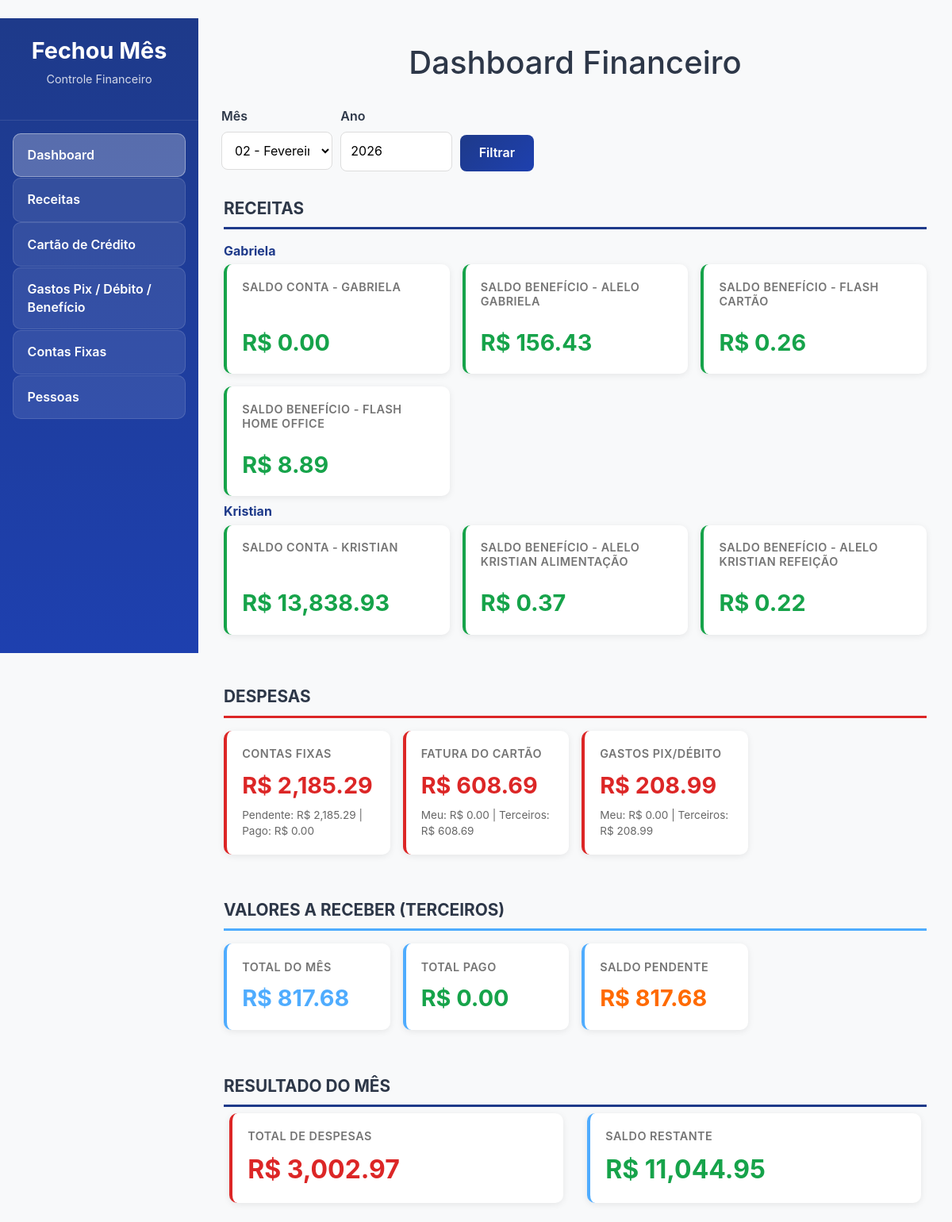
/dashboard, run on the app's committed database.
### tables this page shows
CREATE TABLE pessoas (
            id INTEGER PRIMARY KEY AUTOINCREMENT,
            nome TEXT NOT NULL UNIQUE,
            ativo INTEGER NOT NULL DEFAULT 1
        , padrao INTEGER NOT NULL DEFAULT 0);

CREATE TABLE receitas_lancamentos (
            id INTEGER PRIMARY KEY AUTOINCREMENT,
            saldo_id INTEGER NOT NULL,
            tipo_origem TEXT NOT NULL,
            categoria TEXT NOT NULL,
            descricao TEXT,
            valor REAL NOT NULL,
            created_at TEXT NOT NULL DEFAULT (datetime('now')), receita_extra_id INTEGER, data_recebimento TEXT,
            FOREIGN KEY (saldo_id) REFERENCES receitas_saldos (id)
        );

### app_flask.py (the view)
@app.route('/dashboard')
def dashboard():
    mes = request.args.get('mes', type=int, default=_mes_ano_atual()[0])
    ano = request.args.get('ano', type=int, default=_mes_ano_atual()[1])
    pessoas_ativas = pessoas_service.listar_pessoas(only_ativas=True)
    nomes_padrao = [p.nome.strip() for p in pessoas_ativas if p.padrao and p.nome.strip()]
    receita_service.garantir_saldos_por_nomes(nomes_padrao)
    resumo_receitas_padrao, _ = receita_service.calcular_resumo_receitas_padrao(nomes_padrao)
    saldos_beneficios_por_pessoa = receita_service.calcular_saldos_beneficios_por_pessoa(nomes_padrao)
    gastos_pix_por_pessoa = gastos_service.calcular_totais_gastos_pix_por_pessoa(mes, ano)
    pessoa_id_por_nome = {p.nome.strip(): p.id for p in pessoas_ativas if p.nome.strip()}
    pix_por_nome_padrao = {
        nome: float(gastos_pix_por_pessoa.get(pessoa_id_por_nome.get(nome, -1), 0.0))
        for nome in nomes_padrao
    }
    total_geral = sum(float(x["saldo_conta"]) for x in resumo_receitas_padrao)
    fatura_info = cartao_service.calcular_fatura_atual()
    totais_pix = gastos_service.calcular_totais_gastos_pix(mes, ano)
    totais_contas = contas_service.calcular_totais_contas_fixas(mes, ano)
    total_mes_terc, total_pago_terc, saldo_pend_terc = pessoas_service.calcular_totais_gerais_terceiros(mes, ano)
    total_despesas = (
        totais_contas["total"]
        + fatura_info["total_geral"]
        + totais_pix["total_geral"]
    )
    saldo_restante = total_geral - total_despesas
    return render_template('dashboard.html',
        mes=mes, ano=ano,
        resumo_receitas_padrao=resumo_receitas_padrao,
        pix_por_nome_padrao=pix_por_nome_padrao,
        saldos_beneficios_por_pessoa=saldos_beneficios_por_pessoa,
        total_geral=total_geral,
        totais_contas=totais_contas,
        fatura_info=fatura_info,
        totais_pix=totais_pix,
        total_mes_terc=total_mes_terc,
        total_pago_terc=total_pago_terc,
        saldo_pend_terc=saldo_pend_terc,
        total_despesas=total_despesas,
        saldo_restante=saldo_restante
    )

### app_flask.py (called while the page is built)
def _mes_ano_atual():
    hoje = datetime.now()
    return hoje.month, hoje.year

### finance_app/database.py (called while the page is built)
def get_connection() -> sqlite3.Connection:
    conn = sqlite3.connect(DB_PATH)
    conn.row_factory = sqlite3.Row
    return conn

### finance_app/services/cartao_service.py (called while the page is built)
def get_config() -> CartaoConfig:
    conn = get_connection()
    cur = conn.cursor()
    cur.execute("SELECT id, limite_total, dia_fechamento, dia_vencimento, fatura_paga FROM cartao_config WHERE id = 1;") # Removed get_cursor(conn) and used conn.cursor()
    row = cur.fetchone()
    conn.close()
    if not row:
        raise RuntimeError("ConfiguraÃ§Ã£o do cartÃ£o nÃ£o encontrada.")
    data = dict(row)
    data["fatura_paga"] = bool(data["fatura_paga"])
    return CartaoConfig(**data)

def mes_ano_fatura_atual(hoje: date | None = None) -> Tuple[int, int]:
    if hoje is None:
        hoje = date.today()
    cfg = get_config()
    mes = hoje.month
    ano = hoje.year
    if hoje.day > cfg.dia_fechamento:
        if mes == 12:
            mes = 1
            ano += 1
        else:
            mes += 1
    return mes, ano

def listar_parceladas_ativas() -> List[CartaoParcelada]:
    conn = get_connection()
    cur = conn.cursor()
    cur.execute(
        """
        SELECT id, descricao, valor_parcela, total_parcelas, parcela_atual,
               mes_inicio, ano_inicio, status, pessoa_id
        FROM cartao_parceladas
        WHERE status = 'Ativa'
        ORDER BY id;
        """
    )
    rows = cur.fetchall()
    conn.close()
    return [CartaoParcelada(**dict(r)) for r in rows]

def listar_avista_mes(mes: int, ano: int) -> List[CartaoAvista]:
    conn = get_connection()
    cur = conn.cursor()
    cur.execute(
        """
        SELECT id, descricao, valor, mes_referencia, ano_referencia, pessoa_id
        FROM cartao_avista
        WHERE mes_referencia = ? AND ano_referencia = ?
        ORDER BY id;
        """,
        (mes, ano),
    )
    rows = cur.fetchall()
    conn.close()
    return [CartaoAvista(**dict(r)) for r in rows]

### finance_app/services/contas_service.py (called while the page is built)
def calcular_totais_contas_fixas(mes: int, ano: int) -> Dict[str, float]:
    contas = listar_contas_fixas(mes, ano)
    total = sum(c.valor_padrao or 0 for c in contas)
    total_pendente = sum(
        (c.valor_padrao or 0) for c in contas if c.status == "Pendente"
    )
    total_pago = total - total_pendente
    return {
        "total": total,
        "total_pendente": total_pendente,
        "total_pago": total_pago,
    }

### templates/dashboard.html (shortened to what this page needs)
﻿{% extends "base.html" %}
{% block content %}
<h1 style="text-align: center; color: #2d3748; margin-bottom: 2rem;">Dashboard Financeiro</h1>
<form method="GET" style="margin-bottom: 2rem;">
    <div class="row form-row">
        <div class="col-2">
            <div class="form-group">
                <label>Mês</label>
                <select name="mes">
                    {% set meses = ["", "Janeiro", "Fevereiro", "Março", "Abril", "Maio", "Junho", "Julho", "Agosto", "Setembro", "Outubro", "Novembro", "Dezembro"] %}
                    {% for m in range(1, 13) %}
                        <option value="{{ m }}" {% if m == mes %}selected{% endif %}>{{ "%02d"|format(m) }} - {{ meses[m] }}</option>
                    {% endfor %}
                </select>
            </div>
        </div>
        <div class="col-2">
            <div class="form-group">
                <label>Ano</label>
                <input type="number" name="ano" value="{{ ano }}" min="2000" max="2100">
            </div>
        </div>
        <div class="col-2 form-action-col">
            <button type="submit" class="btn btn-primary">Filtrar</button>
        </div>
    </div>
</form>
<div class="section-title">RECEITAS</div>
{% for r in resumo_receitas_padrao %}
<div class="receita-group-title">{{ r.nome }}</div>
<div class="receita-row">
    <div>
        <div class="metric-container metric-receita receita-card">
            <div class="card-title">Saldo conta - {{ r.nome }}</div>
            <div class="card-value" style="color: #16a34a;">R$ {{ "{:,.2f}".format(r.saldo_conta - pix_por_nome_padrao.get(r.nome, 0)) }}</div>
        </div>
    </div>
    {% for b in saldos_beneficios_por_pessoa.get(r.nome, []) %}
    <div>
        <div class="metric-container metric-receita receita-card">
            <div class="card-title">Saldo benefício - {{ b.beneficio }}</div>
            <div class="card-value" style="color: #16a34a;">R$ {{ "{:,.2f}".format(b.saldo_disponivel) }}</div>
        </div>
    </div>
    {% endfor %}
</div>
{% endfor %}
<br>
<div class="section-title" style="border-bottom-color: #dc2626;">DESPESAS</div>
<div class="row">
    <div class="col-4">
        <div class="metric-container metric-despesa">
            <div class="card-title">Contas Fixas</div>
            <div class="card-value" style="color: #dc2626;">R$ {{ "{:,.2f}".format(totais_contas['total']) }}</div>
            <div style="font-size: 0.85rem; color: #666; margin-top: 0.5rem;">
                Pendente: R$ {{ "{:,.2f}".format(totais_contas['total_pendente']) }} | Pago: R$ {{ "{:,.2f}".format(totais_contas['total_pago']) }}
            </div>
        </div>
    </div>
    <div class="col-4">
        <div class="metric-container metric-despesa">
            <div class="card-title">Fatura do Cartão</div>
            <div class="card-value" style="color: #dc2626;">R$ {{ "{:,.2f}".format(fatura_info['total_geral']) }}</div>
            <div style="font-size: 0.85rem; color: #666; margin-top: 0.5rem;">
                Meu: R$ {{ "{:,.2f}".format(fatura_info['total_meu']) }} | Terceiros: R$ {{ "{:,.2f}".format(fatura_info['total_terceiros']) }}
            </div>
        </div>
    </div>
    <div class="col-4">
        <div class="metric-container metric-despesa">
            <div class="card-title">Gastos Pix/Débito</div>
            <div class="card-value" style="color: #dc2626;">R$ {{ "{:,.2f}".format(totais_pix['total_geral']) }}</div>
            <div style="font-size: 0.85rem; color: #666; margin-top: 0.5rem;">
                Meu: R$ {{ "{:,.2f}".format(totais_pix['total_meu']) }} | Terceiros: R$ {{ "{:,.2f}".format(totais_pix['total_terceiros']) }}
            </div>
        </div>
    </div>
</div>
<br>
<div class="section-title" style="border-bottom-color: #4facfe;">VALORES A RECEBER (TERCEIROS)</div>
<div class="row">
    <div class="col-4">
        <div class="metric-container metric-terceiros">
            <div class="card-title">Total do Mês</div>
            <div class="card-value" style="color: #4facfe;">R$ {{ "{:,.2f}".format(total_mes_terc) }}</div>
        </div>
    </div>
    <div class="col-4">
        <div class="metric-container metric-terceiros">
            <div class="card-title">Total Pago</div>
            <div class="card-value" style="color: #16a34a;">R$ {{ "{:,.2f}".format(total_pago_terc) }}</div>
        </div>
    </div>
    <div class="col-4">
        <div class="metric-container metric-terceiros">
            <div class="card-title">Saldo Pendente</div>
            <div class="card-value" style="color: #ff6a00;">R$ {{ "{:,.2f}".format(saldo_pend_terc) }}</div>
        </div>
    </div>
</div>
<br>
<div class="section-title">RESULTADO DO MÊS</div>
<div class="row">
    <div class="col-6">
        <div class="metric-container metric-despesa">
            <div class="card-title">Total de Despesas</div>
            <div class="card-value" style="color: #dc2626; font-size: 2rem;">R$ {{ "{:,.2f}".format(total_despesas) }}</div>
        </div>
    </div>
    <div class="col-6">
        <div class="metric-container metric-resultado">
            <div class="card-title">Saldo Restante</div>
            <div class="card-value" style="color: {% if saldo_restante >= 0 %}#16a34a{% else %}#dc2626{% endif %}; font-size: 2rem;">R$ {{ "{:,.2f}".format(saldo_restante) }}</div>
        </div>
    </div>
</div>
{% endblock %}

### templates/base.html (shortened to what this page needs)
﻿<!DOCTYPE html>
<html lang="pt-BR">
<head>
    <link rel="stylesheet" href="https://stackpath.bootstrapcdn.com/bootstrap/4.5.2/css/bootstrap.min.css">
    <link rel="stylesheet" href="{{ url_for('static', filename='style.css') }}">
</head>
<body>
    <div class="app-container">
        <aside class="sidebar">
            <div class="sidebar-header">
                <h2>Fechou Mês</h2>
                <p>Controle Financeiro</p>
            </div>
            <nav class="sidebar-nav">
                <a href="{{ url_for('dashboard') }}" class="nav-item {% if request.endpoint == 'dashboard' %}active{% endif %}">Dashboard</a>
                <a href="{{ url_for('receitas') }}" class="nav-item {% if request.endpoint == 'receitas' %}active{% endif %}">Receitas</a>
                <a href="{{ url_for('cartao') }}" class="nav-item {% if request.endpoint == 'cartao' %}active{% endif %}">Cartão de Crédito</a>
                <a href="{{ url_for('gastos_pix') }}" class="nav-item {% if request.endpoint == 'gastos_pix' %}active{% endif %}">Gastos Pix / Débito / Benefício</a>
                <a href="{{ url_for('contas_fixas') }}" class="nav-item {% if request.endpoint == 'contas_fixas' %}active{% endif %}">Contas Fixas</a>
                <a href="{{ url_for('pessoas') }}" class="nav-item {% if request.endpoint == 'pessoas' %}active{% endif %}">Pessoas</a>
            </nav>
        </aside>
        <main class="main-content">
            {% block content %}{% endblock %}
        </main>
    </div>
</body>
</html>

### static/style.css (style rules this page uses)
* { margin: 0; padding: 0; box-sizing: border-box; }
:root { --primary-blue: #1e3a8a; --primary-blue-light: #1e40af; --green: #16a34a; --red: #dc2626; --orange: #ff6a00; --blue-light: #4facfe; --text-dark: #2d3748; --text-light: #666; --bg-light: #f8f9fa; --white: #ffffff; }
body { font-family: -apple-system, BlinkMacSystemFont, 'Segoe UI', Roboto, 'Helvetica Neue', Arial, sans-serif; background-color: var(--bg-light); color: var(--text-dark); line-height: 1.45; }
.app-container { display: flex; min-height: 100vh; }
.sidebar { width: 250px; background: linear-gradient(180deg, var(--primary-blue) 0%, var(--primary-blue-light) 100%); color: white; padding: 1.5rem 0; position: fixed; height: 100vh; overflow-y: auto; }
.sidebar-header { text-align: center; padding: 0 1rem 1.5rem; border-bottom: 1px solid rgba(255, 255, 255, 0.1); margin-bottom: 1rem; }
.sidebar-header h2 { font-size: 1.8rem; font-weight: 700; margin: 0; }
.sidebar-header p { font-size: 0.9rem; opacity: 0.8; margin-top: 0.5rem; }
.sidebar-nav { padding: 0 1rem; }
.sidebar-nav .nav-item { display: block; width: 100%; padding: 0.95rem 1.1rem; margin: 0.05rem 0; border-radius: 10px; background: rgba(255, 255, 255, 0.10); border: 1px solid rgba(255, 255, 255, 0.12); color: white; text-decoration: none; font-weight: 600; transition: all 0.18s ease; cursor: pointer; }
.sidebar-nav .nav-item.active { background: rgba(255, 255, 255, 0.26); border-color: rgba(255, 255, 255, 0.38); }
.main-content { flex: 1; margin-left: 250px; padding: 2rem; }
.metric-container { background: white; padding: 1.2rem; border-radius: 10px; box-shadow: 0 2px 8px rgba(0, 0, 0, 0.08); border-left: 4px solid; transition: transform 0.2s; }
.card-title { font-size: 0.9rem; font-weight: 600; opacity: 0.9; margin-bottom: 0.5rem; text-transform: uppercase; letter-spacing: 0.5px; color: var(--text-light); }
.card-value { font-size: 1.8rem; font-weight: 700; margin: 0; }
.metric-receita { border-left-color: var(--green); }
.metric-despesa { border-left-color: var(--red); }
.metric-terceiros { border-left-color: var(--blue-light); }
.metric-resultado { border-left-color: var(--blue-light); }
.receita-group-title { font-weight: 700; color: #1e3a8a; margin: 0.5rem 0 0.35rem 0; }
.receita-row { display: grid; grid-template-columns: repeat(auto-fit, minmax(260px, 1fr)); gap: 1rem; margin-bottom: 0.5rem; }
.receita-card { height: 100%; min-height: 138px; display: flex; flex-direction: column; }
.receita-card .card-title { line-height: 1.25; min-height: 2.8rem; max-height: 2.8rem; display: -webkit-box; -webkit-line-clamp: 2; -webkit-box-orient: vertical; overflow: hidden; }
.receita-card .card-value { margin-top: auto; }
.section-title { font-size: 1.3rem; font-weight: 700; color: var(--text-dark); margin: 2rem 0 1rem 0; padding-bottom: 0.5rem; border-bottom: 3px solid var(--primary-blue); }
.form-group { margin-bottom: 1.5rem; }
.form-group label { display: block; margin-bottom: 0.5rem; font-weight: 600; color: var(--text-dark); }
.form-group input[type="text"], .form-group input[type="number"], .form-group input[type="date"], .form-group select, .form-group textarea { width: 100%; padding: 0.75rem; border: 1px solid #ddd; border-radius: 8px; font-size: 1rem; min-height: 46px; background-color: #fff; transition: border-color 0.2s; }
.form-row .form-group { margin-bottom: 0; }
.form-row .form-action-col { display: flex; align-items: flex-end; }
.form-row .form-action-col .btn { min-height: 46px; }
.btn { padding: 0.75rem 1.5rem; border: none; border-radius: 8px; font-weight: 600; font-size: 1rem; line-height: 1.2; cursor: pointer; transition: all 0.3s; text-decoration: none; display: inline-block; white-space: nowrap; }
.btn-primary { background: linear-gradient(135deg, var(--primary-blue) 0%, var(--primary-blue-light) 100%); color: white; }
.row { display: flex; flex-wrap: wrap; margin: -0.5rem; }
.col-2, .col-3, .col-4 { padding: 0.5rem; }
.col-2 { flex: 0 0 50%; }
.col-4 { flex: 0 0 25%; }

### data on the page
pessoas: nome "Gabriela", nome "GABRIELA", nome "0.00"
receitas_lancamentos: beneficio "ALELO GABRIELA", saldo_disponivel "156.43"
receitas_lancamentos: beneficio "FLASH CARTÃO", saldo_disponivel "0.26"
receitas_lancamentos: beneficio "FLASH HOME OFFICE", saldo_disponivel "8.89"
pessoas: nome "Kristian", nome "KRISTIAN", nome "13,838.93", beneficio "ALELO KRISTIAN ALIMENTAÇÃO" "ALELO KRISTIAN REFEIÇÃO", saldo_disponivel "0.37" "0.22"

### other printed values
{{ "{:,.2f}".format(totais_contas['total']) }} "2,185.29"
{{ "{:,.2f}".format(totais_contas['total_pendente']) }} "2,185.29"
{{ "{:,.2f}".format(totais_contas['total_pago']) }} "0.00"
{{ "{:,.2f}".format(fatura_info['total_geral']) }} "608.69"
{{ "{:,.2f}".format(fatura_info['total_meu']) }} "0.00"
{{ "{:,.2f}".format(fatura_info['total_terceiros']) }} "608.69"
{{ "{:,.2f}".format(totais_pix['total_geral']) }} "208.99"
{{ "{:,.2f}".format(totais_pix['total_meu']) }} "0.00"
{{ "{:,.2f}".format(totais_pix['total_terceiros']) }} "208.99"
{{ "{:,.2f}".format(total_mes_terc) }} "817.68"
{{ "{:,.2f}".format(total_pago_terc) }} "0.00"
{{ "{:,.2f}".format(saldo_pend_terc) }} "817.68"
{{ "{:,.2f}".format(total_despesas) }} "3,002.97"
{{ "{:,.2f}".format(saldo_restante) }} "11,044.95"
form field mes "02 - Fevereiro"
